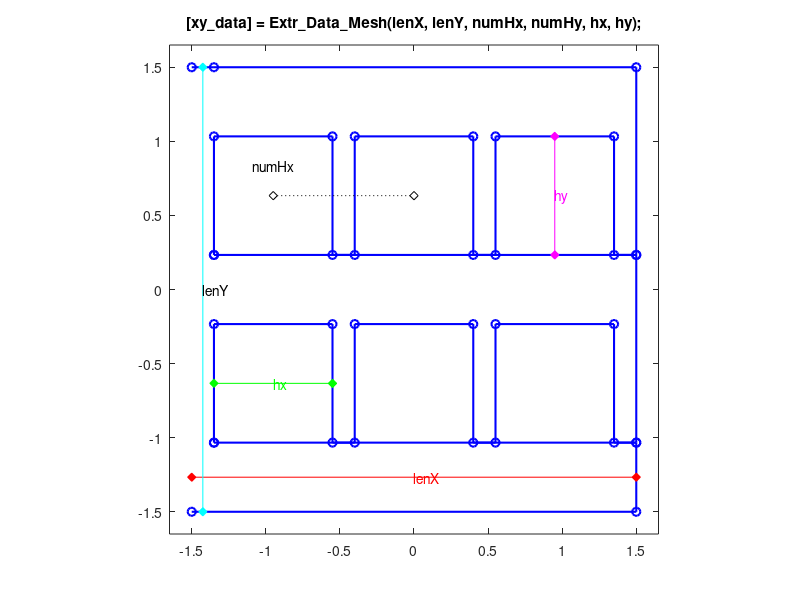

MATLAB code to generate this figure:
function [xy_data] = Extr_Data_Mesh(lenX, lenY, numHx, numHy, hx, hy, varargin)
%Extr_Data_Mesh Produce extrusion data for a square mesh.
%   [xy_data] = Extr_Data_Mesh(lenX, lenY, numHx, numHy, hx, hy)
%   This function returns x-y data for a square mesh.  
%   You can specify:
%       Mesh outer width               lenX
%       Mesh outer length              lenY
%       Number of mesh holes along X   numHx
%       Number of mesh holes along Y   numHy
%       Width of mesh holes (along x)  hx
%       Length of mesh holes (along y) hy
%
%   To see a plot showing parameter values, enter the name
%   of the function with no arguments
%   >> Extr_Data_Mesh
%
%   To see a plot created with your parameter values, 
%   add 'plot' as the final argument
%   >> Extr_Data_Mesh(3,3,3,2,0.8,0.8,'plot')

% Copyright 2017-2025 The MathWorks, Inc.

% Default data to show diagram
if (nargin == 0)
    lenX = 3;
    lenY = 3;
    numHx = 3;
    numHy = 2;
    hx = 0.8;
    hy = 0.8;
end

self_intersect_offset = 1e-4;

if (nargin==0 ||nargin==7)
    showplot = 'plot';
else
    showplot = 'n';
end

% Calculate extrusion data

tx = (lenX-(numHx*hx))/(numHx+1);
ty = (lenY-(numHy*hy))/(numHy+1);

xy_data = [...
    0     0;
    lenX  0;
    lenX  ty-self_intersect_offset;
    tx    ty-self_intersect_offset];

for j=1:numHy
    for i=1:numHx
        append_pts = [
            tx*(i)+hx*(i-1) ty+(ty+hy)*(j-1);
            tx*(i)+hx*(i-1) ty+hy+(ty+hy)*(j-1);
            tx*(i)+hx*i     ty+hy+(ty+hy)*(j-1);
            tx*(i)+hx*i     ty+(ty+hy)*(j-1);
            ];
        xy_data = [xy_data;append_pts];
    end
    if(i==numHx)
        xy_data = [xy_data;
            lenX hy*(j-1)+ty*j;
            lenX hy*j+ty*(j+1)-self_intersect_offset;
            tx   hy*j+ty*(j+1)-self_intersect_offset];
    end
    if(j==numHy)
        xy_data=[xy_data;0 lenY-self_intersect_offset];
    end
end

xy_data = xy_data-[lenX/2 lenY/2];

% Plot diagram to show parameters and extrusion

if (nargin == 0 || strcmpi(showplot,'plot'))
    
    % Get max axis dimension
    maxd = max(lenX,lenY);
    
    % Plot extrusion
    plot(xy_data(:,1),xy_data(:,2),'b-o','LineWidth',1.5);
    axis('square');
    axis([-0.55 0.55 -0.55 0.55]*maxd);
    
    % Show parameters

    hold on
        
    plot([-0.5 0.5]*lenX,-[1 1]*(lenY-ty)/2,'r-d','MarkerFaceColor','r');
    text(0,-(lenY-ty)/2,'{\color{red}lenX}');

    plot(-[1 1]*(lenX-tx)/2,[-0.5 0.5]*lenY,'c-d','MarkerFaceColor','c');
    text(-(lenX-tx)/2,0,'{\color{cyan}lenY}');

    plot([tx tx+hx]-lenX/2,[1 1]*(ty+hy/2)-lenY/2,'g-d','MarkerFaceColor','g');
    text((tx+hx/2)-lenX/2,(ty+hy/2)-lenY/2,'{\color{green}hx}');

    plot([-1 -1]*(tx+hx/2)+lenX/2,-[ty ty+hy]+lenY/2,'m-d','MarkerFaceColor','m');
    text(-(tx+hx/2)+lenX/2,-(ty+hy/2)+lenY/2,'{\color{magenta}hy}');

    plot([tx+hx/2 2*tx+3*hx/2]-lenX/2,-[1 1]*(ty+hy/2)+lenY/2,'k:d','MarkerFaceColor','w');
    text(-lenX/2+(tx+hx/2),lenY/2-(ty+hy/4),'{\color{black}numHx}','HorizontalAlignment','center');

	title(['[xy\_data] = Extr\_Data\_Mesh(lenX, lenY, numHx, numHy, hx, hy);']);
    hold off
    clear xy_data
    
end
